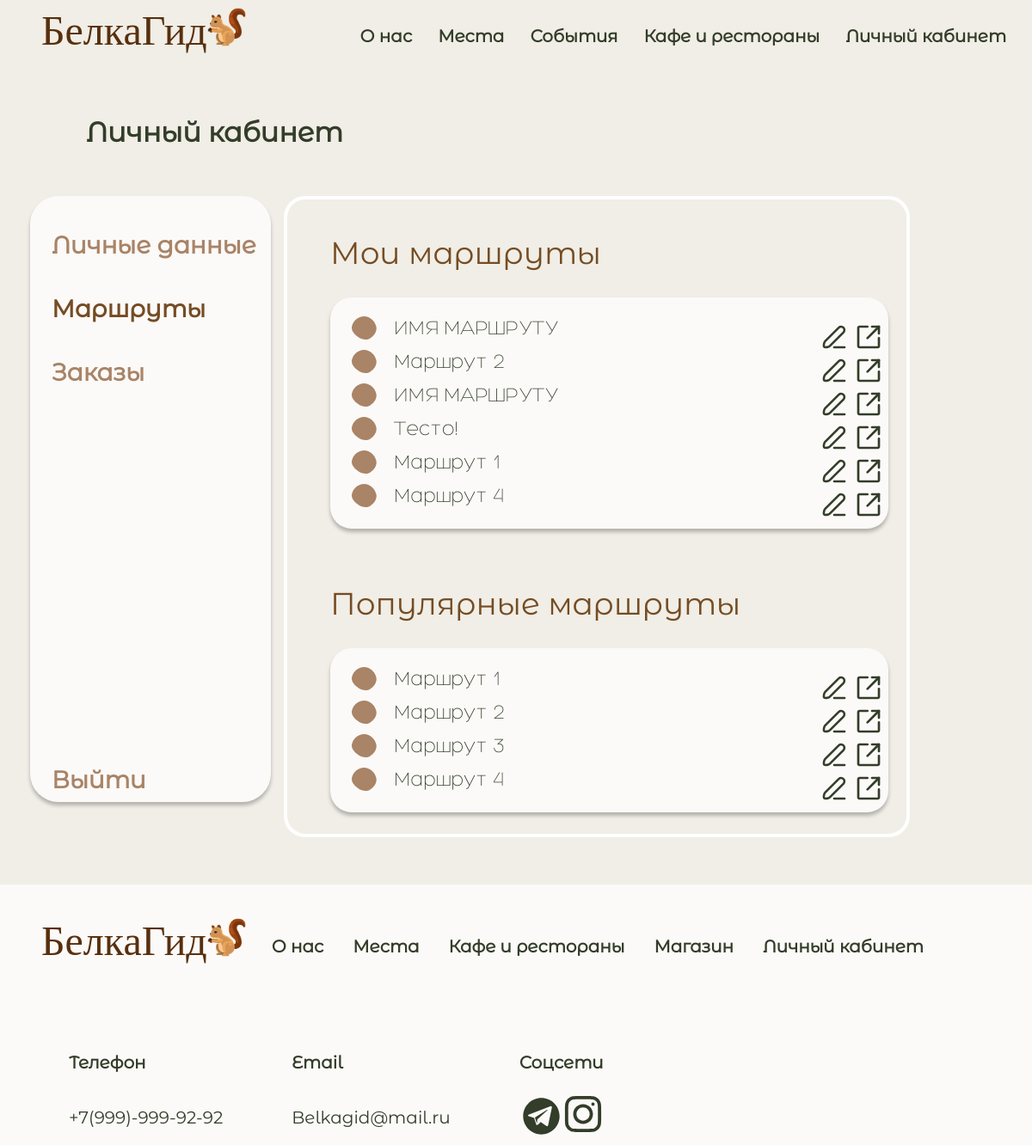
Before: /profile/routes (signed in) with the older database file.
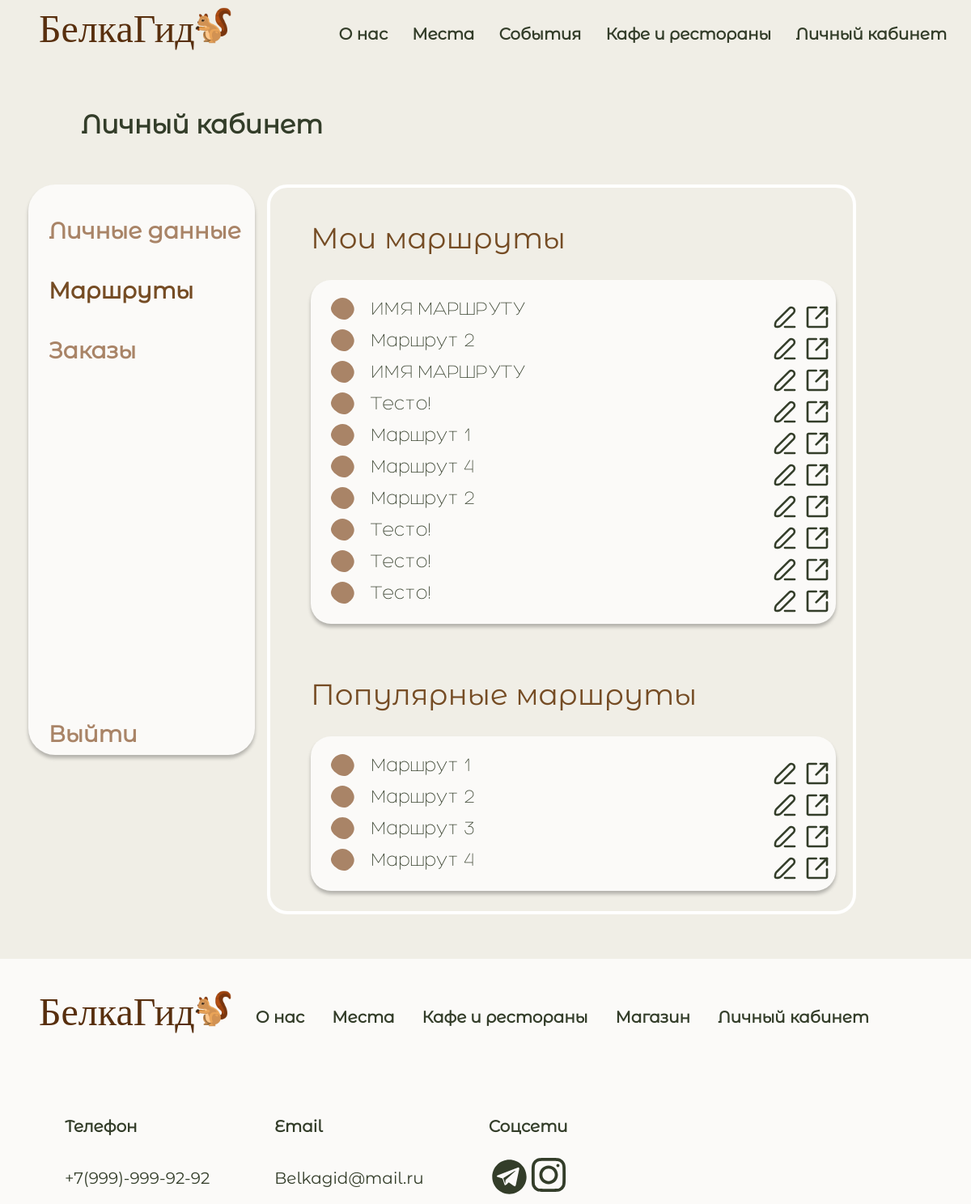
After: the same page with the newer database file.
### belka/models.py (models this page shows, shortened)
class Route(models.Model):
    name = models.TextField()
    short_description = models.TextField()
    rating = models.FloatField()
    votes = models.IntegerField()
    creator = models.IntegerField()
    marshrut = models.TextField()

### belka/views.py (the view)
# urls.py: path('profile/routes', profile_routes_page),
@login_required
def profile_routes_page(request):
    favs = UserFavourites.objects.get_or_create(user_id=request.user.id)
    routes = serializers.serialize("json", Route.objects.all().order_by('rating').reverse())
    places = Place.objects.all()
    for place in places:
        place.image = place.image.replace("static/", "")
    places = serializers.serialize("json", Place.objects.all())
    context = {
        'routes': routes,
        'places': places,
        'personalRoutes': Route.objects.filter(creator=request.user.id)
    }
    return render(request, 'marsruty.html', context)

### templates/marsruty.html (shortened to what the changed rows need)
{% load static %}
<!DOCTYPE html>
<html>
<head>
    <link rel="stylesheet" href="{% static 'css/main.css' %}">
    <link rel="stylesheet" href="{% static 'css/main1.css' %}">
    <link rel="stylesheet" href="{% static 'css/main2.css' %}">
    <link rel="stylesheet" href="{% static 'css/main3.css' %}">
    <link rel="stylesheet" href="{% static 'css/main4.css' %}">
</head>
<body>
<div class="wrapper">
    <div class="content">
        <div class="dannie">
            <div class="namekab">
                <h1>Личный кабинет</h1>
            </div>
            <div class="marsruty">
                <h1>Мои маршруты</h1>
                <div class="marshr">
                    {% for personal_route in personalRoutes %}
                        <div class="namemarshr">
                            <p onclick="openEdit({{ personal_route.id }})">{{ personal_route.name }}</p>
                            <svg class="edit1" viewBox="0 0 37 37" onclick="openEdit({{ personal_route.id }})"
                                 fill="none" xmlns="http://www.w3.org/2000/svg">
                                <path d="M31.0635 12.2407L12.7639 30.5403C11.1297 32.1899 6.24265 32.9452 5.05557 31.8506C3.86849 30.756 4.73179 25.8691 6.36596 24.2195L24.6656 5.9199C25.5105 5.11516 26.6367 4.67264 27.8035 4.68686C28.9702 4.70109 30.0851 5.17092 30.9102 5.99602C31.7353 6.82111 32.2052 7.9361 32.2194 9.10287C32.2338 10.2696 31.7911 11.3957 30.9864 12.2407H31.0635Z"
                                      stroke="#333D29" stroke-width="3" stroke-linecap="round" stroke-linejoin="round"/>
                                <path d="M32.375 32.375H18.5" stroke="#333D29" stroke-width="3" stroke-linecap="round"
                                      stroke-linejoin="round"/>
                            </svg>
                            <svg onclick="exportRouteById({{ personal_route.id }})" class="export1"
                                 viewBox="0 0 36 36"
                                 fill="none" xmlns="http://www.w3.org/2000/svg">
                                <path d="M22.5 4.5H31.5V13.5" stroke="#333D29" stroke-width="3" stroke-linecap="round"
                                      stroke-linejoin="round"/>
                                <path d="M31.5 19.5V30C31.5 30.3978 31.342 30.7794 31.0607 31.0607C30.7794 31.342 30.3978 31.5 30 31.5H6C5.60218 31.5 5.22064 31.342 4.93934 31.0607C4.65804 30.7794 4.5 30.3978 4.5 30V6C4.5 5.60218 4.65804 5.22064 4.93934 4.93934C5.22064 4.65804 5.60218 4.5 6 4.5H16.5"
                                      stroke="#333D29" stroke-width="3" stroke-linecap="round" stroke-linejoin="round"/>
                                <path d="M16.5 19.5L31.5 4.5" stroke="#333D29" stroke-width="3" stroke-linecap="round"
                                      stroke-linejoin="round"/>
                            </svg>
                        </div>
                    {% endfor %}
                </div>
                <h1>Популярные маршруты </h1>
            </div>
        </div>
    </div>
    <div class="footer">
        <div class="logo">
            <div class="svyzi">
                <div class="svyz">
                    <h1>Телефон</h1>
                    <h2>+7(999)-999-92-92</h2>
                </div>
                <div class="svyz">
                    <h1>Email</h1>
                    <h2>Belkagid@mail.ru</h2>
                </div>
                <div class="svyz">
                    <h1>Соцсети</h1>
                </div>
            </div>
        </div>
    </div>
</div>
</body>
</html>

Changed rows visible on the page:
added Route: name "Маршрут 2"
added Route: name "Тесто!"
added Route: name "Тесто!"
added Route: name "Тесто!"
